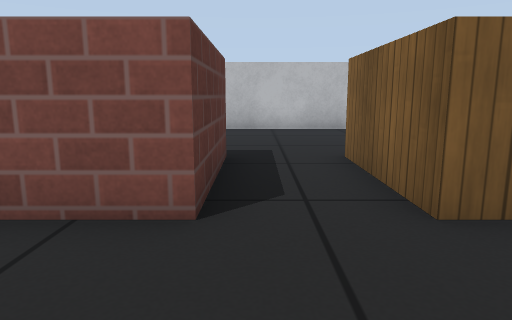
[1] (above)

12 first-person views from a walk through a world built for the Gazebo simulator. The camera is 0.51 m above the floor, tilts 10° down and sees 70° across. The floor is counted in squares, 0.5 m on a side. Each view is taken from the middle of a square. On the plan, view 1 faces up. The plan holds only what a view shows up to about 13 squares ahead; the rest is blank. Simple patterns stand in for the simulator's built-in surfaces.

[2]
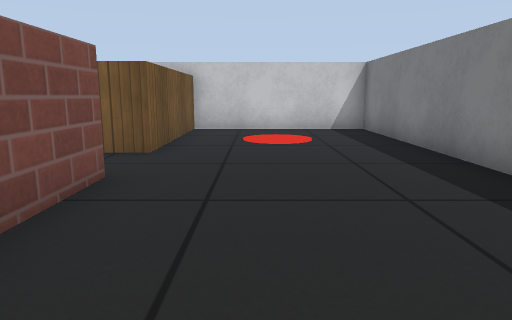

[3]
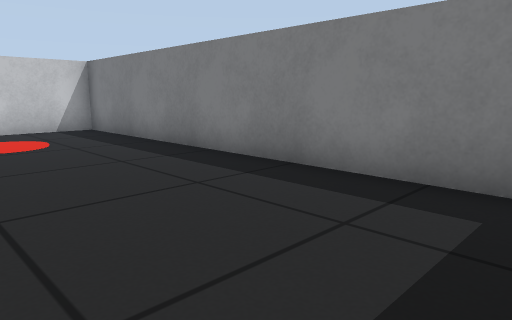

[4]
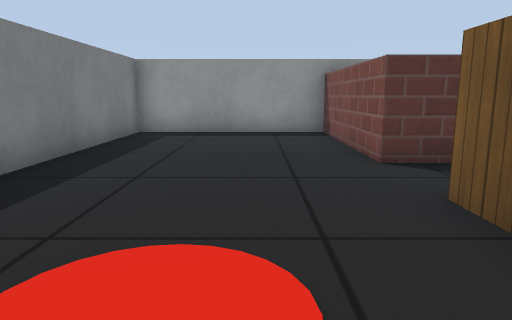

[5]
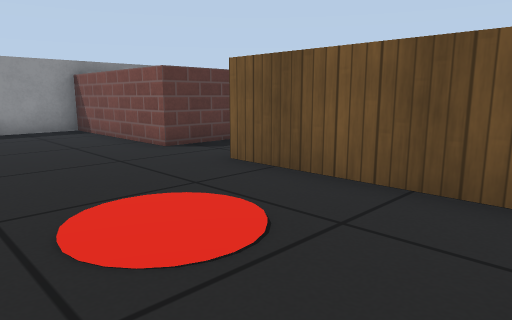

[6]
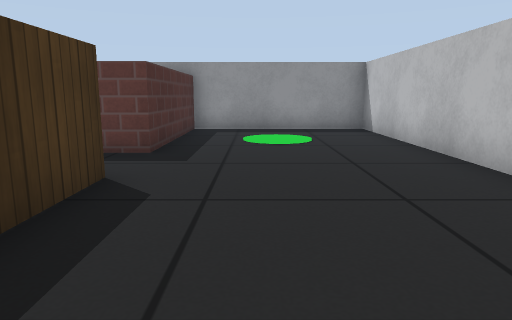

[7]
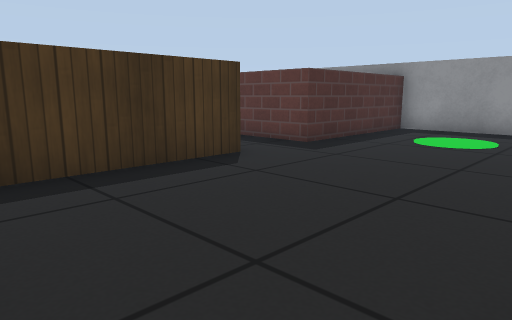

[8]
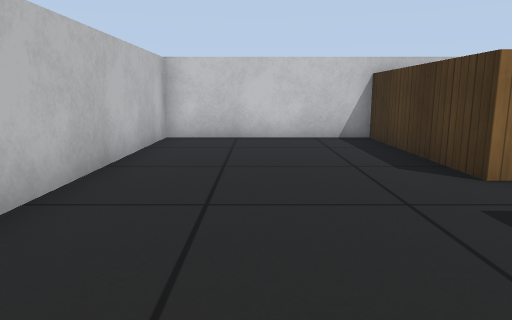

[9]
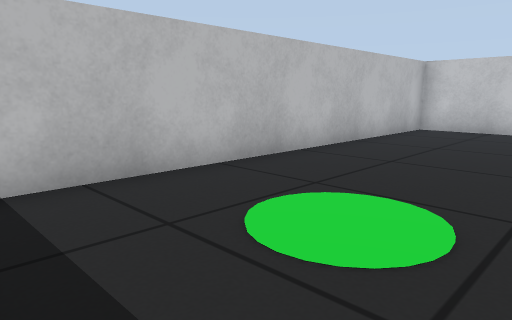

[10]
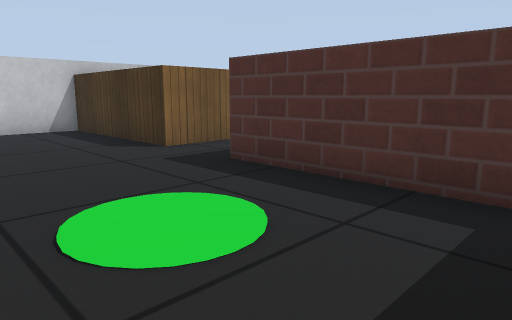

[11]
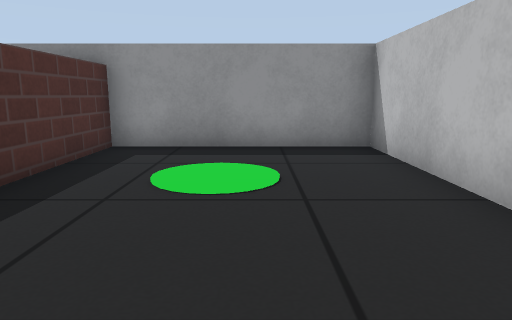

[12]
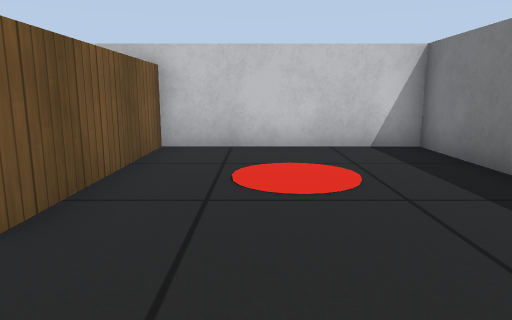

### Floor plan
Key: @ floor where view 1 was taken; # wall or solid block; . floor; B brick box; W wooden box.
Columns run from 6 left of view 1 to 7 right of it. Each row starts with its distance up from view 1.
 12 ##############
 11 #............#
 10 #............#
  9 #............#
  8 #............#
  7 #............#
  6  BBBBB..WWWWW
  5      B..W
  4      B..W
  3  BBBBB..WWWWW
  2 #............#
  1 #............#
  0 #.....@......#
 -1 #............#
 -2 #............#
 -3 ##############

Positions as (right, up) in squares from view 1, and headings:
1: (0, 0), facing up
2: (-5, 1), facing right
3: (-5, 2), facing down-right
4: (5, 1), facing left
5: (6, -1), facing up-left
6: (6, 8), facing left
7: (6, 11), facing down-left
8: (-3, 9), facing right
9: (-5, 7), facing up-right
10: (-5, 10), facing down-right
11: (2, 9), facing left
12: (-1, 1), facing right
